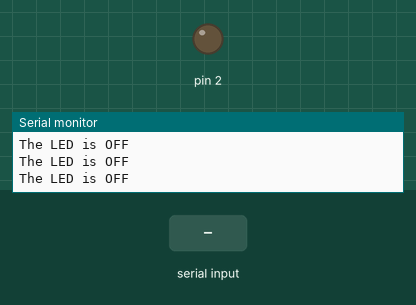
This sketch was run on a simulated Arduino Uno, built with avr-gcc and run on an emulated ATmega328P. On the bench: output pins drawn as LEDs (lit = HIGH), the last lines printed to the serial monitor. The inputs (shaded band) are chosen by the test bench.

Above: at 1.2 s.
1.3 s: "on" received over Serial
At 2.7 s:
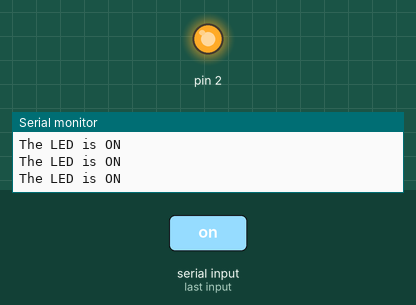
3.8 s: "1" received over Serial
At 5.5 s:
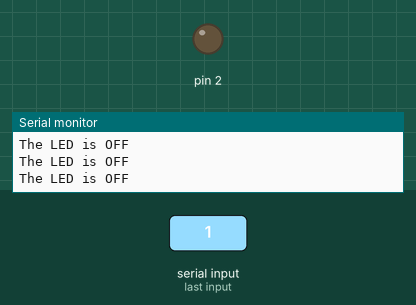
6.3 s: "ON" received over Serial
At 8.5 s:
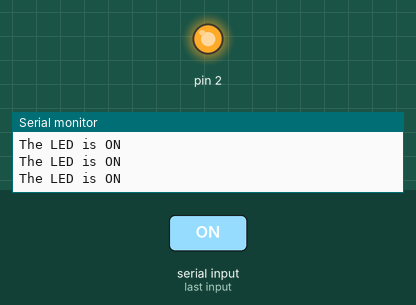
Timing chart, 0 to 10.0 s (numbered marks = the images above; inputs shaded):
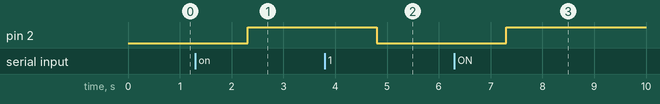

Measured:
- after the input at 1.3 s, pin 2: LOW → HIGH after 1.0 s
- after the input at 3.8 s, pin 2: HIGH → LOW after 1.0 s
- after the input at 6.3 s, pin 2: LOW → HIGH after 1.0 s

The sketch:

mark2.ino
```cpp
String  swit;
void setup() {
  pinMode(2,OUTPUT);
  //pinMode(A1,INPUT);
  Serial.begin(9600);

}
void loop(){
  if (Serial.available()>0)
  {

    swit = Serial.readString();
  }
  if (swit == "on" || swit == "ON" || swit == "On")
  {
    digitalWrite(2,HIGH);
    Serial.println("The LED is ON");
  }
  else
  {
    digitalWrite(2,LOW);
    Serial.println("The LED is OFF");
  }
}
```
